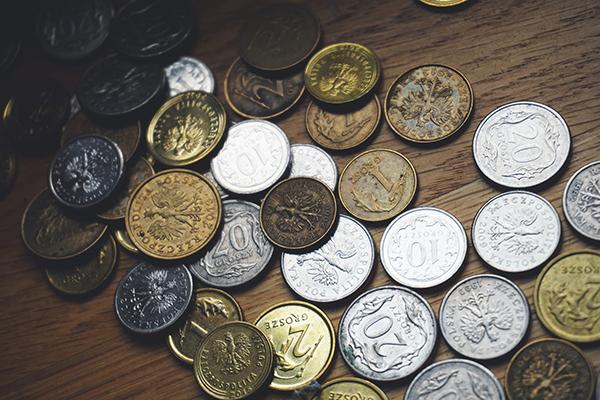
#> input picture assignment1/data/coins.png, 600 x 400 px
$ python main.py
#> lines starting #> are read from the running program, lines starting #| are printed output that depends on the picture
### assignment1/problem4.py
import numpy as np
import scipy.signal as signal
import math
from scipy.integrate import quad

def reshape(data):
	return data.reshape((data.shape[0], 1))

def gaussian(sigma):
	"""Computes (3, 1) array corresponding to a Gaussian filter.
	Normalisation is not required.

	Args:
		sigma: standard deviation used in the exponential

	Returns:
		gauss: numpy (3, 1) array of type float

	"""

	#
	# You code goes here
	#

	#Let Gaussian function as f. Since our target pixel is located at position zero,
	#calculate central value of gauss array by setting x to 0.
	#other values are evaluated by x=-1 and x=1.
	f = lambda x:(np.exp(-(x**2)/(2*(sigma**2))))/(2*math.pi*(sigma**2))

	gauss = np.array([f(-1), f(0), f(1)])

	return gauss


def diff():
	"""Returns the derivative part corresponding to the central differences.
	The effect of this operator in x direction on function f should be:

			diff(x, y) = f(x + 1, y) - f(x - 1, y)

	Returns:
		diff: (1, 3) array (float)
	"""

	#
	# You code goes here
	#

	return np.array([-1,0,1])

def create_sobel():
	"""Creates Sobel operator from two [3, 1] filters
	implemented in gaussian() and diff()

	Returns:
		sx: Sobel operator in x-direction
		sy: Sobel operator in y-direction
		sigma: Value of the sigma used to call gaussian()
		z: scaler of the operator
	"""

	#chosed these value of sigma and z because it returned most similar value compared to sobel filter given in docu.
	sigma = 0.85
	z = 9

	#
	# You code goes here
	#

	#reshape corresponding gx and dy to calculate its convolution efficiently.
	gx = reshape(gaussian(sigma))
	gy = gaussian(sigma)

	dx = diff()
	dy = reshape(dx)
	sx = z*gx*dx
	sy = z*dy*gy

	# do not change this
	return sx, sy, sigma, z

def apply_sobel(im, sx, sy):
	"""Applies Sobel filters to a greyscale image im and returns
	L2-norm.

	Args:
		im: (H, W) image (greyscale)
		sx, sy: Sobel operators in x- and y-direction

	Returns:
		norm: L2-norm of the filtered result in x- and y-directions
	"""

	im_norm = im.copy()


	#
	# Your code goes here
	#

	#Calculate the convolution of an image in both x and y direction.
	gx = signal.convolve2d(im, sx, mode = 'same')
	gy = signal.convolve2d(im, sy, mode = 'same')

	#Calculate the total normalized value and return it as im_norm
	w, h = im_norm.shape

	for i in range(w):
		for j in range(h):
			im_norm[i][j] = math.sqrt(gx[i][j]**2+gy[i][j]**2)

	return im_norm


def sobel_alpha(kx, ky, alpha):
	"""Creates a steerable filter for give kx and ky filters and angle alpha.
	The effect the created filter should be equivalent to
		cos(alpha) I*kx + sin(alpha) I*ky, where * stands for convolution.

	Args:
		kx, ky: (3x3) filters
		alpha: steering angle

	Returns:
		ka: resulting kernel
	"""

	#
	# You code goes here
	#

	#Change angle from radian to dgree
	alpha = 180*(alpha/math.pi)

	#Evaluate the value(3*3 matrix) of ka
	ka = kx*math.cos(alpha)+ky*math.sin(alpha)

	return ka


"""
This is a multiple-choice question
"""

class EdgeDetection(object):

	# choice of the method
	METHODS = {
				1: "hysteresis",
				2: "non-maximum suppression"
	}

	# choice of the explanation
	# by "magnitude" we mean the magnitude of the spatial gradient
	# by "maxima" we mean the maxima of the spatial gradient
	EFFECT = {
				1: "it sharpens the edges by retaining only the local maxima",
				2: "it weakens edges with high magnitude if connected to edges with low magnitude",
				3: "it recovers edges with low magnitude if connected to edges with high magnitude",
				4: "it makes the edges thicker with Gaussian smoothing",
				5: "it aligns the edges with a dominant orientation"
	}

	# [13 lines left out: function answer, not called in this run]

### assignment1/main.py
import numpy as np
import matplotlib.pyplot as plt

def load_image(path):
	return plt.imread(path)

def save_image(path, arr):
	plt.imsave(path, arr)

def rgb2gray(im):
    return np.mean(im, -1)

#
# Problem 1
#
from problem1 import *

# [15 lines left out: function problem1, not called in this run]

#
# Problem 2
#
from problem2 import *

# [18 lines left out: function problem2, not called in this run]


#
# Problem 3
#
from problem3 import *

# [12 lines left out: function problem3, not called in this run]


#
# Problem 2
#
from problem4 import *
import scipy.signal as signal
import math

def problem4():
	"""Example code implementing the steps in Problem 4"""

	to_uint8 = lambda x: np.uint8(255*x)
	conv2d = lambda im, k: signal.convolve2d(im, k, boundary='wrap', mode='same')

	im = rgb2gray(load_image("data/coins.png"))
#> in load_image, returned value is the input picture: shape (400, 600, 3) float32; mean R, G, B 0.431, 0.405, 0.369
#> in rgb2gray, `return np.mean(im, -1)`:
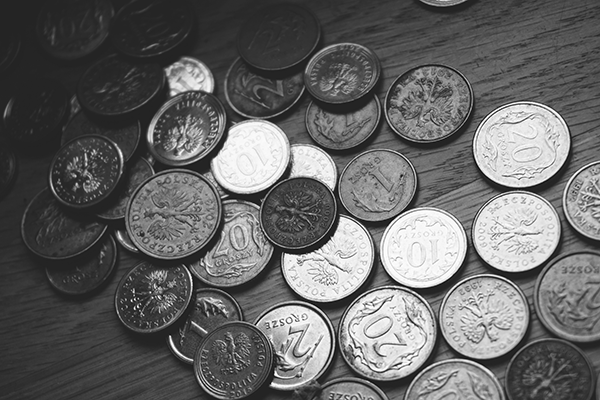
#> returned value: shape (400, 600) float32; min 0, max 1, mean 0.402

	sx, sy, sigma, z = create_sobel()

	im_out = apply_sobel(im, sx, sy)
#> in apply_sobel, `gy = signal.convolve2d(im, sy, mode = 'same')`:
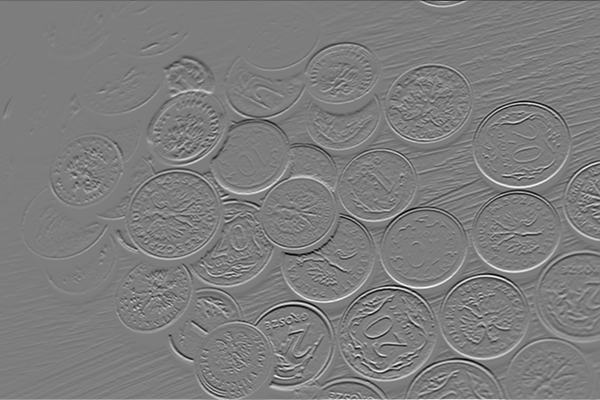
#> gy: shape (400, 600) float64; min -3.53, max 3.63, mean -0.00105; drawn with min black and max white
#> after the loop in apply_sobel, `for i in range(w):`:
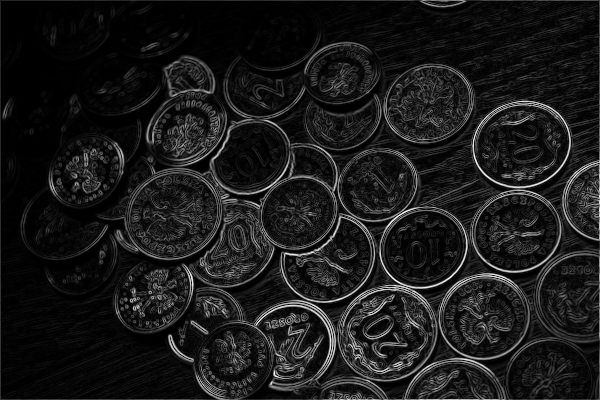
#> im_norm: shape (400, 600) float32; min 0, max 3.78, mean 0.399; drawn with min black and max white
	save_image("data/coins_01.png", im_out)
#> in save_image, `plt.imsave(path, arr)`:
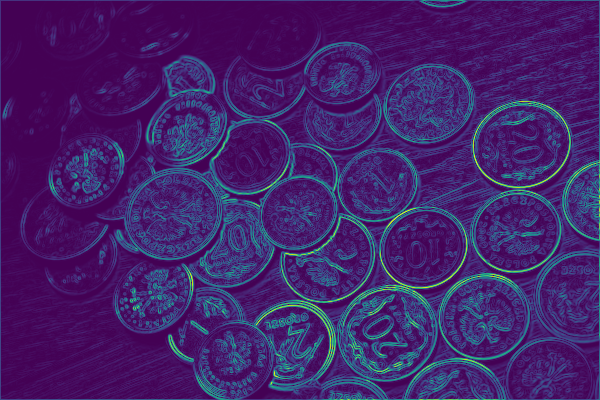
#> saved as coins_01.png: shape (400, 600, 3); mean R, G, B 67.1, 34.2, 106.9

	s_alpha = sobel_alpha(sx, sy, 0.5*math.pi)
	im_out = conv2d(im, s_alpha)
	save_image("data/coins_02.png", np.abs(im_out))
#> call 2 of save_image, with path = 'data/coins_02.png'
#> in save_image (call 2), `plt.imsave(path, arr)`:
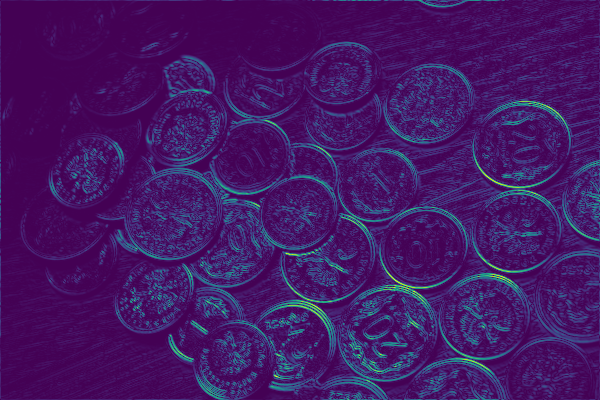
#> saved as coins_02.png: shape (400, 600, 3); mean R, G, B 67.9, 23.8, 101

	s_alpha = sobel_alpha(sx, sy, 0.8*math.pi)
	im_out = conv2d(im, s_alpha)
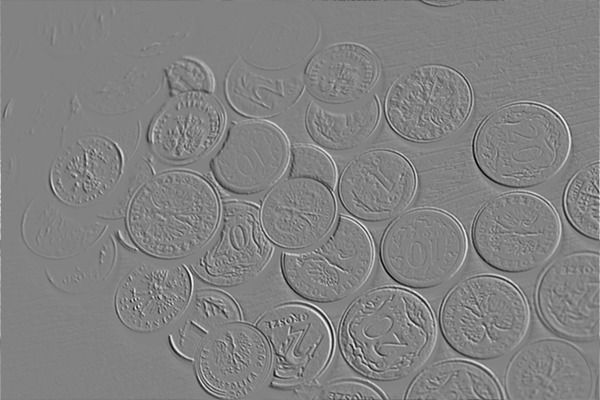
#> im_out: shape (400, 600) float64; min -3.73, max 3.58, mean -1.18e-19; drawn with min black and max white
	save_image("data/coins_03.png", np.abs(im_out))
#> call 3 of save_image, with path = 'data/coins_03.png'
#> in save_image (call 3), `plt.imsave(path, arr)`:
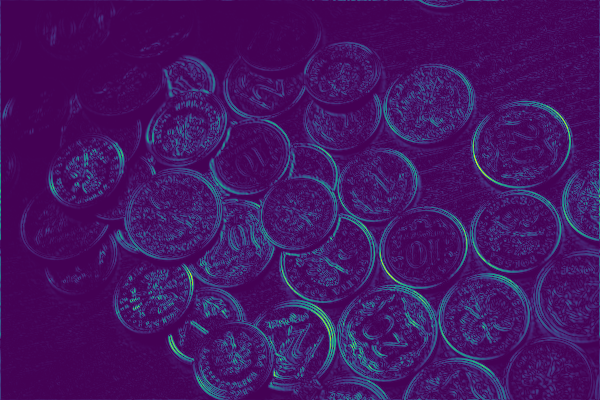
#> saved as coins_03.png: shape (400, 600, 3); mean R, G, B 67.9, 20.8, 99.2


if __name__ == "__main__":
	#problem1()
	#problem2()
	#problem3()
	problem4()
